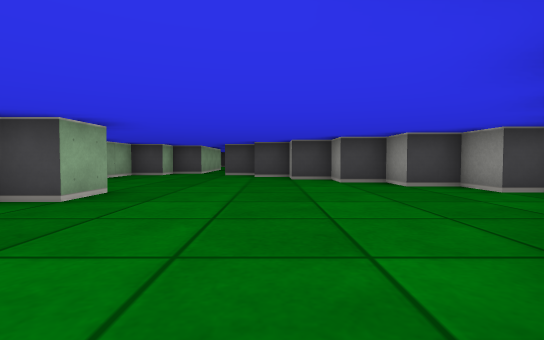
View 1 (above)

22 first-person views from a walk through a cub3D ray-caster map. The camera is about half as high as the walls, tilts 2° down and sees 85° across. The floor is counted in squares. Each view is taken from the middle of a square. On the plan, view 1 faces up. The plan holds only what a view shows up to about 9 squares ahead; the rest is blank.

View 2
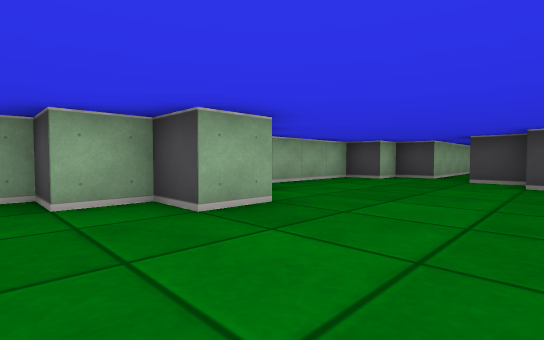

View 3
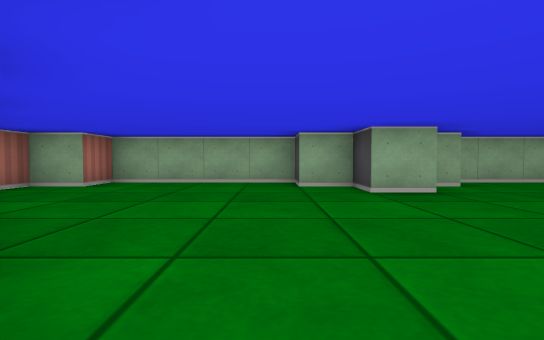

View 4
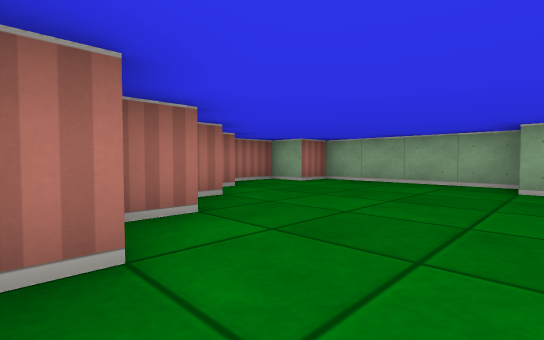

View 5
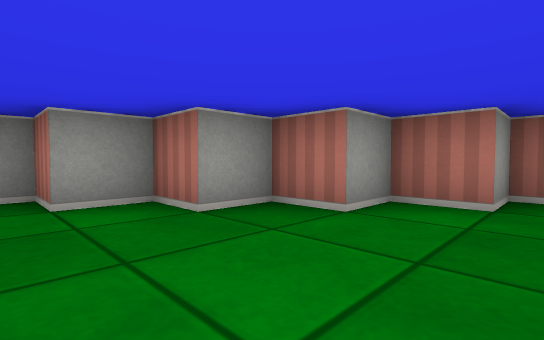

View 6
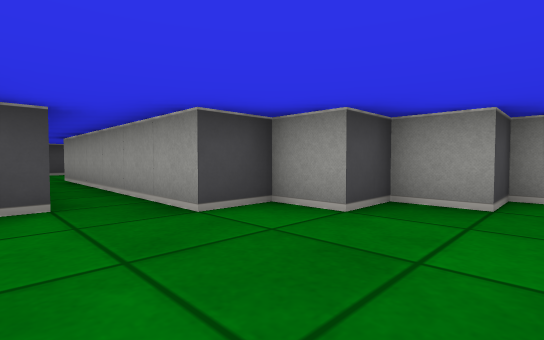

View 7
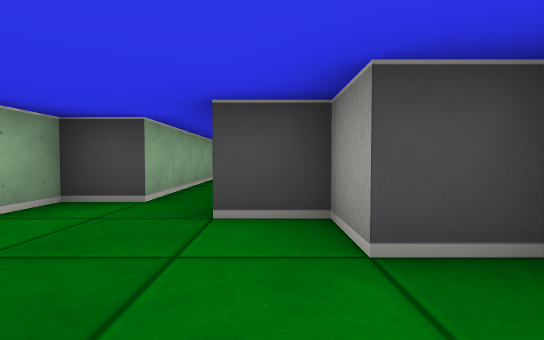

View 8
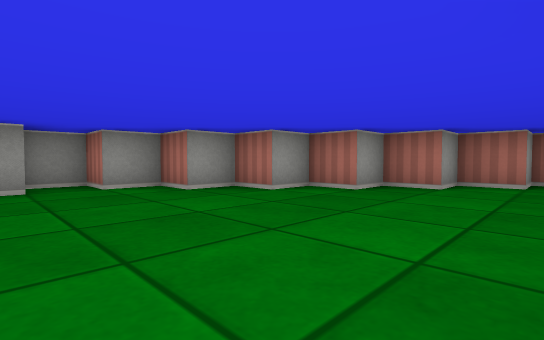

View 9
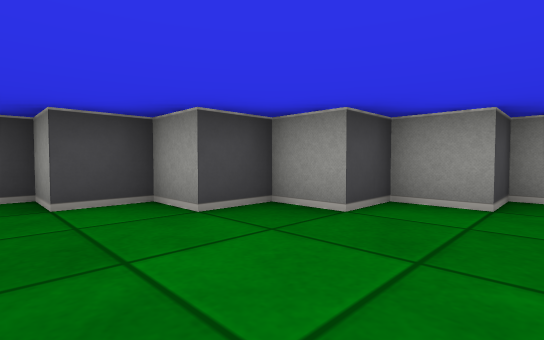

View 10
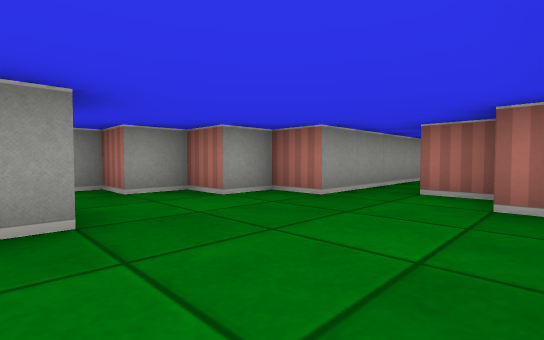

View 11
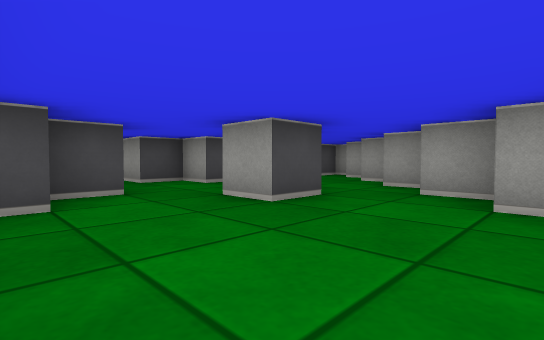

View 12
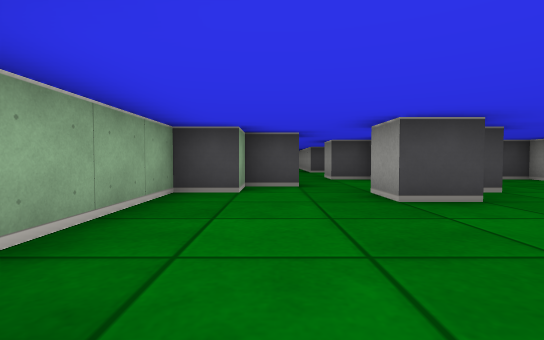

View 13
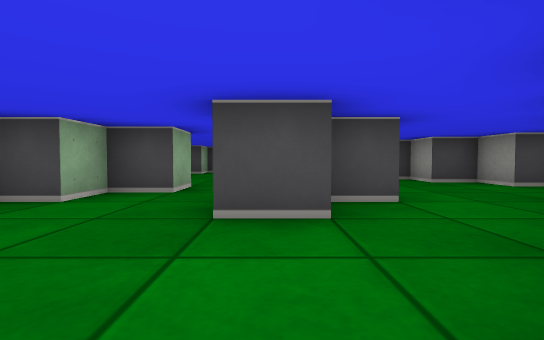

View 14
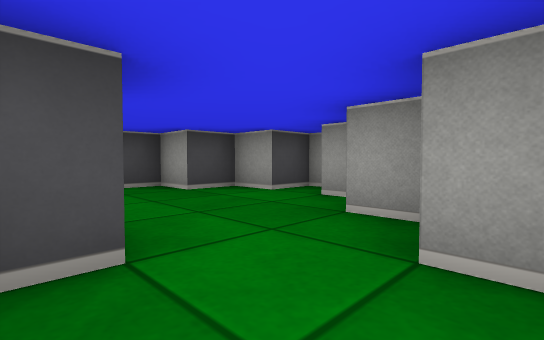

View 15
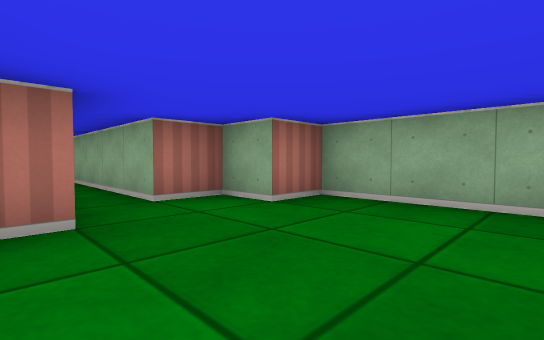

View 16
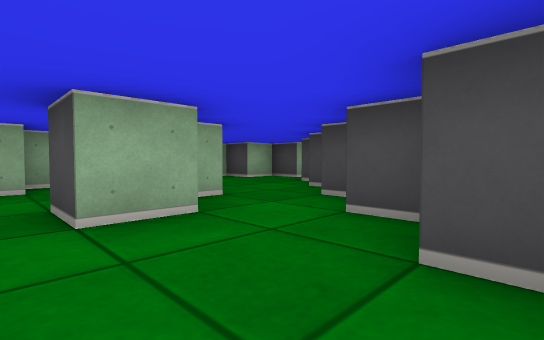

View 17
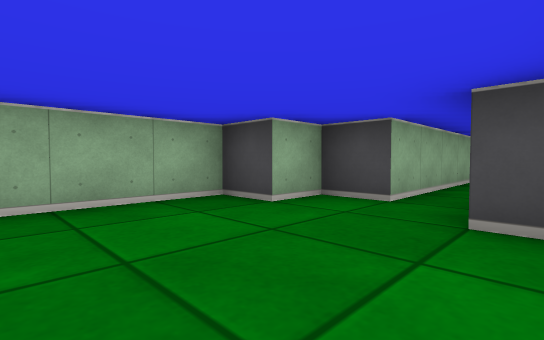

View 18
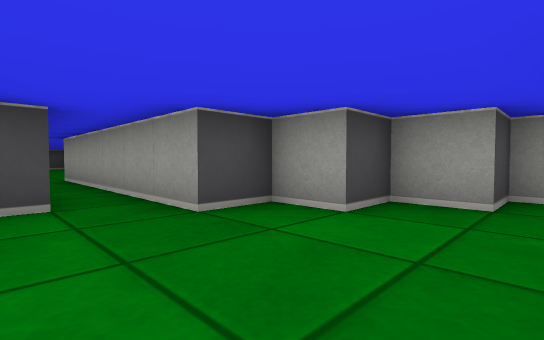

View 19
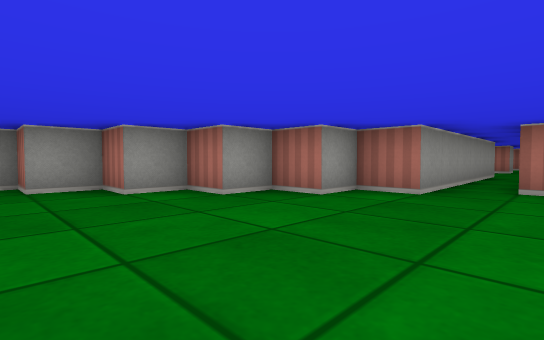

View 20
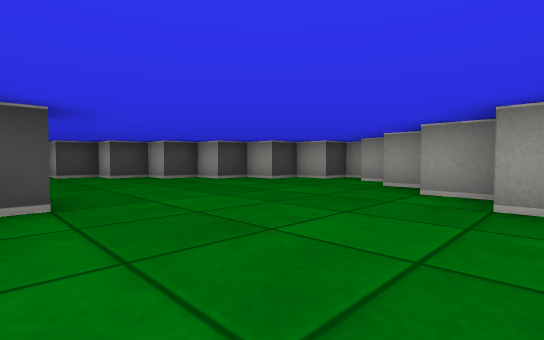

View 21
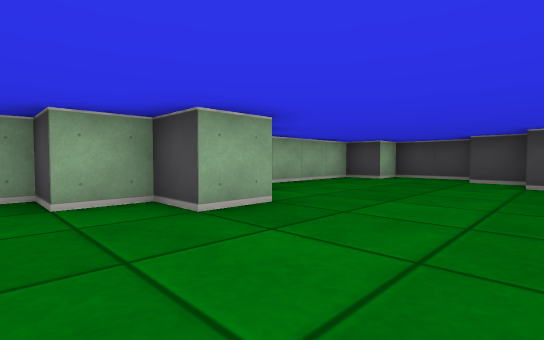

View 22
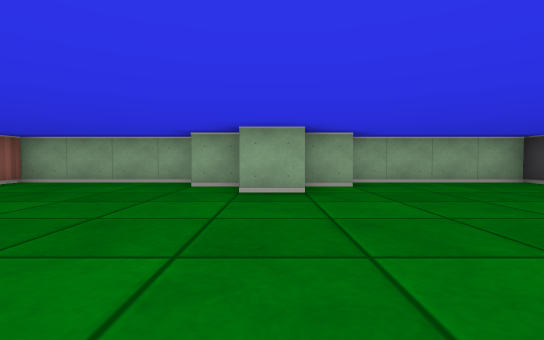

### Floor plan
Key: @ floor where view 1 was taken; # wall or solid block; . floor.
Columns run from 5 left of view 1 to 5 right of it. Each row starts with its distance up from view 1.
 45  ####
 44 ##..##
 43 #....##
 42 #.....##
 41 #......##
 40 #.......##
 39 ##.......##
 38  ##.......#
 37 ##.......##
 36 #.......##
 35 #......##
 34 #.....##
 33 #....##
 32 ##..##
 31  ##.#
 30   #.#
 29   #.#
 28  ##.#
 27 ##..##
 26 #....##
 25 #.....##
 24 #......##
 23   ..##..##
 22  #...#...##
 21  ##.......#
 20 ##...#...##
 19 #...##..##
 18 #......##
 17 #.....##
 16 #....##
 15 ##..##
 14  ##.#
 13   #.#
 12   #.#
 11  ##.#
 10 ##..##
  9 #....##
  8 #.....##
  7 #......##
  6 #.......##
  5 ##.......##
  4  ##.......#
  3 ##.......##
  2 #.......##
  1 #......##
  0 #....@##
 -1 #....##
 -2 ##..##
 -3  ####

Where each view was taken, in squares from view 1:
view 1: 0 up, 0 right, facing up
view 2: 2 up, 0 right, facing up-left
view 3: 2 up, 2 right, facing left
view 4: 3 up, 2 right, facing down-left
view 5: 4 up, 0 right, facing down-right
view 6: 7 up, 3 left, facing up-right
view 7: 7 up, 1 left, facing up
view 8: 5 up, 2 left, facing down-right
view 9: 4 up, 0 right, facing up-right
view 10: 19 up, 4 left, facing down-right
view 11: 16 up, 4 left, facing up-right
view 12: 15 up, 3 left, facing up
view 13: 16 up, 1 left, facing up
view 14: 18 up, 0 right, facing up-right
view 15: 18 up, 1 left, facing down-left
view 16: 21 up, 3 right, facing up-left
view 17: 24 up, 1 left, facing up-left
view 18: 24 up, 3 left, facing up-right
view 19: 37 up, 3 left, facing down-right
view 20: 34 up, 3 left, facing up-right
view 21: 36 up, 0 right, facing up-left
view 22: 38 up, 2 right, facing left
